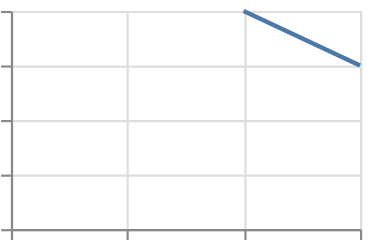

This figure's Vega-Lite source:
### Vega-Lite specification from a JSON file in a GitHub repository (floating-point values rounded to 4 significant figures)
{"$schema": "https://vega.github.io/schema/vega-lite/v6.json", "padding": 5, "autosize": "none", "data": {"values": [{"c": "A", "x": 1, "y": 2, "s": 3, "t": "2024-01-01"}, {"c": "B", "x": 2, "y": null, "s": 5, "t": "2024-02-01"}, {"c": "C", "x": 3, "y": 4, "s": null, "t": "2024-03-01"}, {"c": "D", "x": 4, "y": 3, "s": 7, "t": "2024-04-01"}]}, "width": 160, "height": 100, "mark": {"type": "line", "invalid": "break-paths-show-path-domains"}, "encoding": {"x": {"field": "x", "type": "quantitative"}, "y": {"field": "y", "type": "quantitative"}}}
